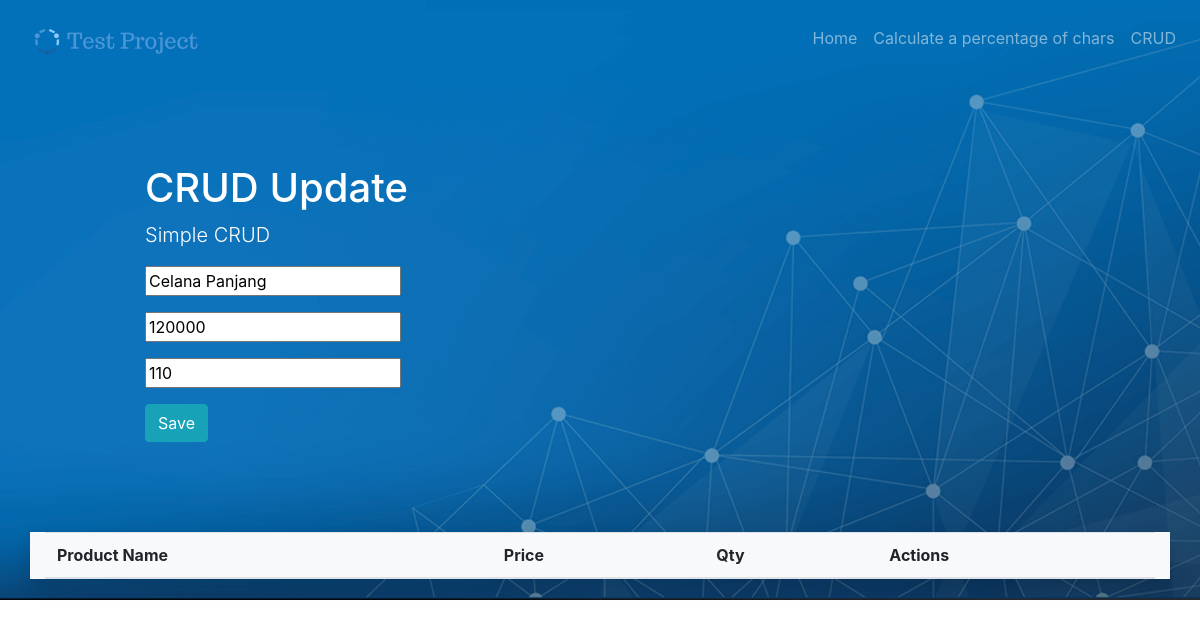
Screenshot of /pos/update/13 with the database file from the repository.
### pos/models.py (models this page shows, shortened)
class PosModel(models.Model):
    product_name = models.CharField(max_length=255)
    price = models.CharField(max_length=255)
    qty = models.CharField(max_length=255)

### pos/views.py (the view)
# urls.py: url(r'^update/(?P<update_id>[0-9]+)', views.update, name="update"),
def update(request,update_id):
    pos_model = PosModel.objects.get(id=update_id)
    data = {
        'product_name': pos_model.product_name,
        'price': pos_model.price,
        'qty': pos_model.qty
    }
    form = Pos(request.POST or None, initial=data, instance=pos_model)
    if request.method == 'POST':
        if form.is_valid():
            form.save()
        return redirect('pos:list')
    context = {
        'judul': 'CRUD Update',
        'content': 'Simple CRUD',
        'form': form,
    }
    return render(request, 'pos/index.html', context)

### pos/forms.py
class Pos(forms.ModelForm):
    class Meta:
        model = PosModel
        fields = [
            'product_name',
            'price',
            'qty'
        ]

### pos/templates/pos/index.html (shortened to what this page needs)
{% extends "base.html" %}
{% load static %}
{% block app_css %}
<link rel="stylesheet" href="{% static 'pos/css/style.css' %}">
{% endblock app_css %}
{% block header %}
<h1 class="text-left" style="margin-top: 100px; margin-left: 100px;">{{ judul }}</h1>
<p class="lead text-left" style="margin-left: 100px;">{{ content }}</p>
<form method="post">
    <div class="form-group row" style="margin-left: 100px;">
        {{form.product_name}}
    </div>
    <div class="form-group row" style="margin-left: 100px;">
        {{form.price}}
    </div>
    <div class="form-group row" style="margin-left: 100px;">
        {{form.qty}}
    </div>
    <div class="row" style="margin-left: 100px;">
        <button type="submit" class="btn btn-info">Save</button>
    </div>
</form>
{% endblock header %}
{% block content-1 %}
<table class="table table-striped">
    <thead>
      <tr>
        <th scope="col">Product Name</th>
        <th scope="col">Price</th>
        <th scope="col">Qty</th>
        <th scope="col">Actions</th>
      </tr>
    </thead>
  </table>
{% endblock content-1 %}

### rows the page displays
PosModel: product_name "Celana Panjang", price "120000", qty "110"

### other values shown
{{ judul }} "CRUD Update"
{{ content }} "Simple CRUD"
